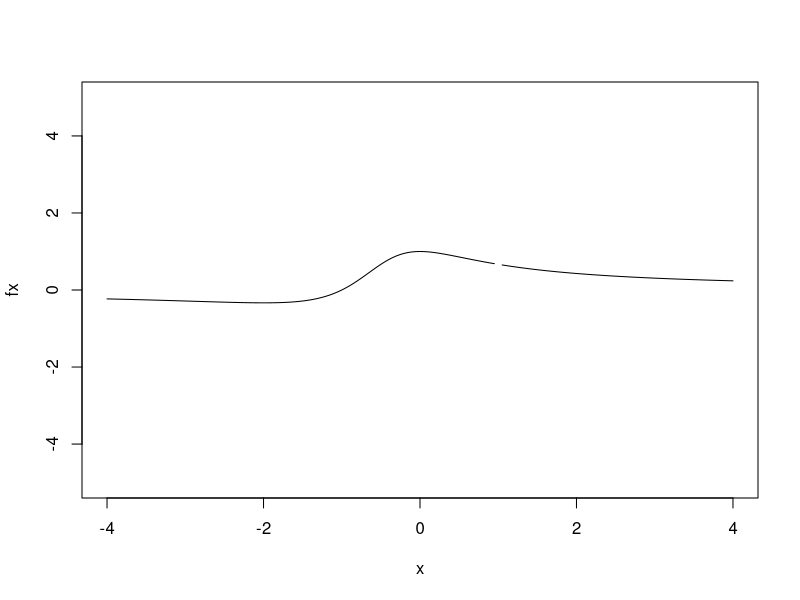
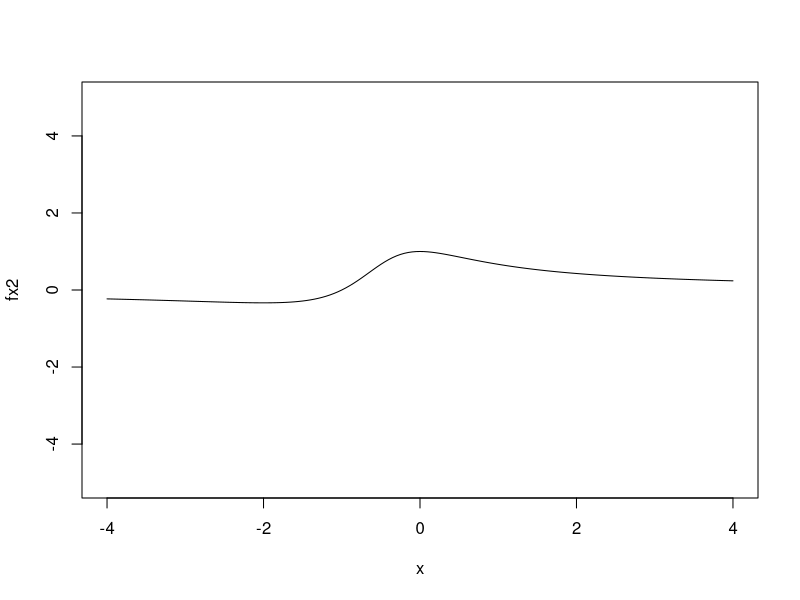
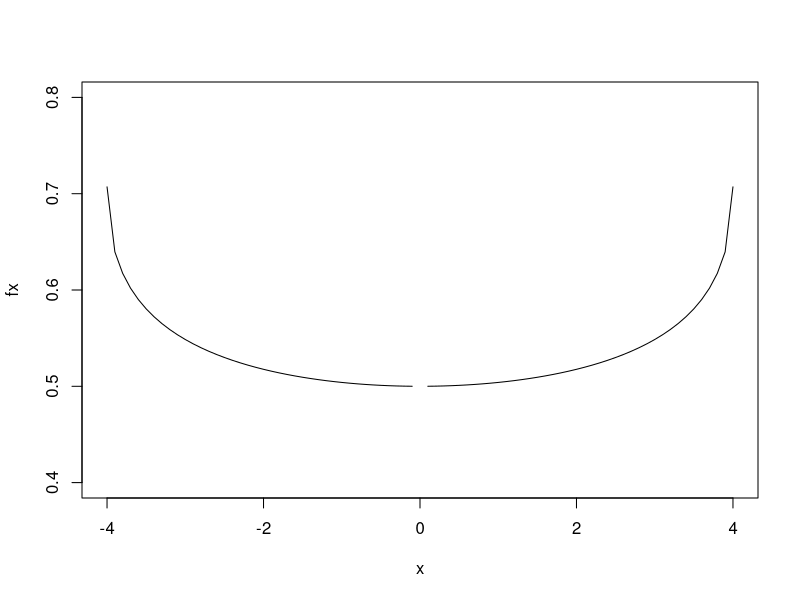
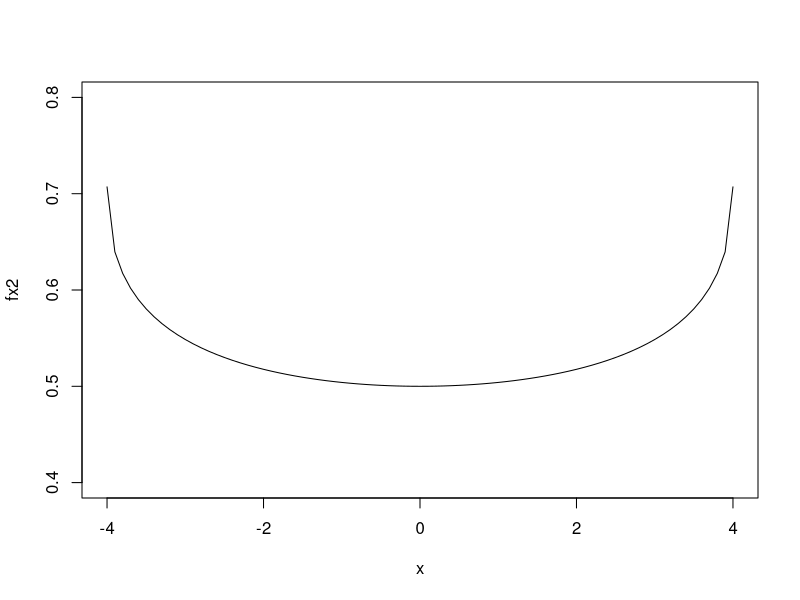
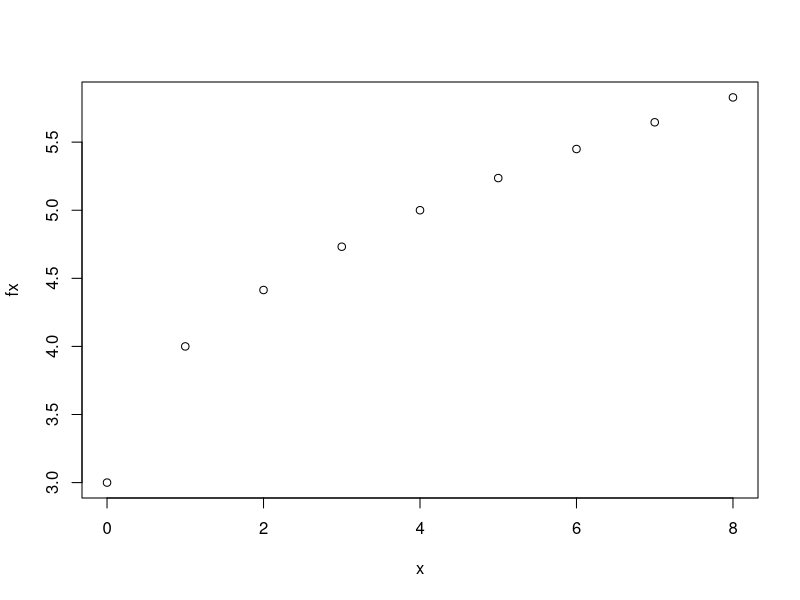
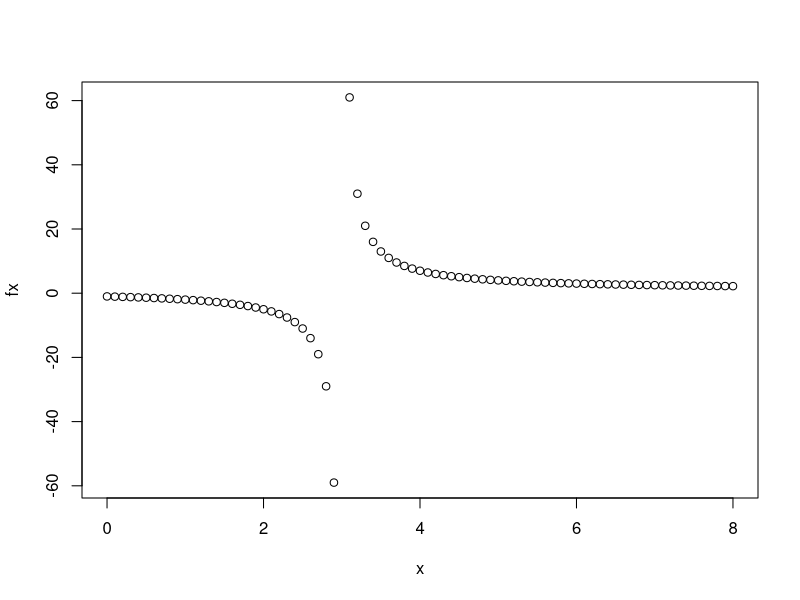
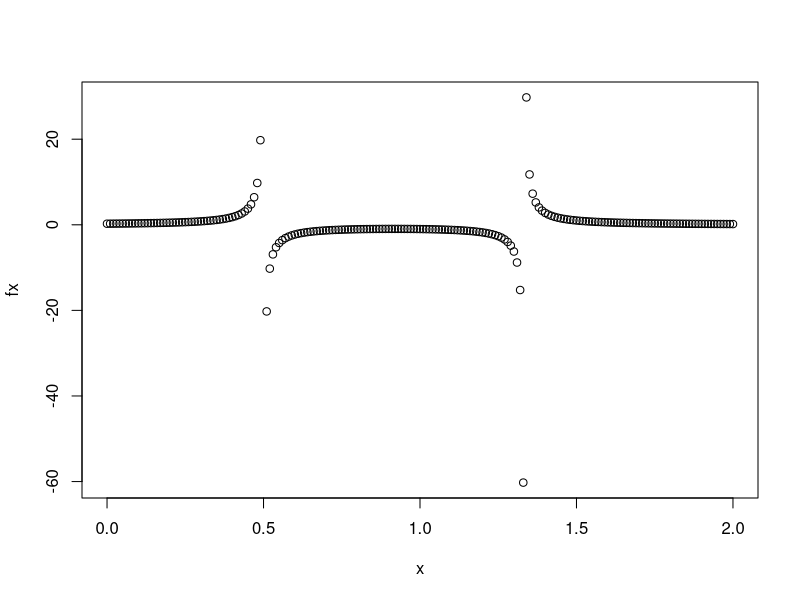

Here is the R script that generated these plots, in order:
# LIMITES Y CONTINUIDAD DE UNA FUNCION

# LIMITES - IDEA INTUITIVA DEL LIMITE DE UNA FUNCION EJERCICIO RESUELTO
# Solucionar lim(x->1)((x^2-1)/(x^3-1))
x<- seq(-4,4,0.05)
fx <- (x^2-1)/(x^3-1) # Al factorizar se tiene
fx2 <- (x+1)/(x^2+x+1)
plot(x,fx,xlim=c(-4,4),ylim=c(-5,5),type="l")
x11()
plot(x,fx2,xlim=c(-4,4),ylim=c(-5,5),type="l")
# Se puede obtener una funcion equivalente sin indeterminacion

# LIMITES - IDEA INTUITIVA DEL LIMITE DE UNA FUNCION PROBLEMA RESUELTO
# Solucionar lim(x->0)(sqrt(4+x)-sqrt(4-x))/x
x<- seq(-4,4,0.1);x
fx <- (sqrt(4+x)-sqrt(4-x))/x;fx # Al multiplicar por el conjugado del numerador
fx2 <- 2/(sqrt(4+x)+sqrt(4-x));fx2
plot(x,fx,xlim=c(-4,4),ylim=c(0.4,0.8),type="l")
x11()
plot(x,fx2,xlim=c(-4,4),ylim=c(0.4,0.8),type="l")

# lim(x->4)(sqrt(x)+3))
x <- seq(0,8,1);x
fx <- sqrt(x)+3;fx
plot(x,fx)

# lim(x->5)((x+3)/(x-3))
x <- seq(0,8,0.1);x
fx <- (x+3)/(x-3);fx
plot(x,fx)

# lim(x->1)(1/((2x-1)(3x-4)))
x <- seq(0,2,0.01);x
fx <- 1/((2*x-1)*(3*x-4));fx
plot(x,fx)



